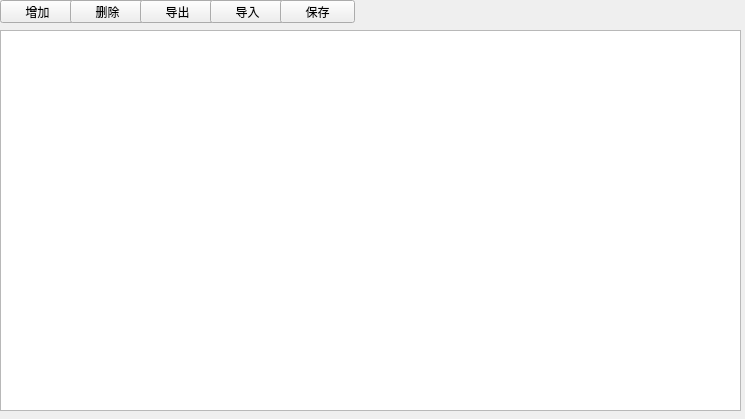
<?xml version="1.0" encoding="UTF-8"?>
<ui version="4.0">
 <class>Step7_2</class>
 <widget class="QWidget" name="Step7_2">
  <property name="geometry">
   <rect>
    <x>0</x>
    <y>0</y>
    <width>745</width>
    <height>419</height>
   </rect>
  </property>
  <property name="windowTitle">
   <string>Form</string>
  </property>
  <widget class="QTableWidget" name="qTableWidget">
   <property name="geometry">
    <rect>
     <x>0</x>
     <y>30</y>
     <width>741</width>
     <height>381</height>
    </rect>
   </property>
  </widget>
  <widget class="QPushButton" name="pushButton">
   <property name="geometry">
    <rect>
     <x>0</x>
     <y>0</y>
     <width>75</width>
     <height>23</height>
    </rect>
   </property>
   <property name="text">
    <string>增加</string>
   </property>
  </widget>
  <widget class="QPushButton" name="pushButton_2">
   <property name="geometry">
    <rect>
     <x>70</x>
     <y>0</y>
     <width>75</width>
     <height>23</height>
    </rect>
   </property>
   <property name="text">
    <string>删除</string>
   </property>
  </widget>
  <widget class="QPushButton" name="pushButton_3">
   <property name="geometry">
    <rect>
     <x>140</x>
     <y>0</y>
     <width>75</width>
     <height>23</height>
    </rect>
   </property>
   <property name="text">
    <string>导出</string>
   </property>
  </widget>
  <widget class="QPushButton" name="pushButton_4">
   <property name="geometry">
    <rect>
     <x>210</x>
     <y>0</y>
     <width>75</width>
     <height>23</height>
    </rect>
   </property>
   <property name="text">
    <string>导入</string>
   </property>
  </widget>
  <widget class="QPushButton" name="pushButton_5">
   <property name="geometry">
    <rect>
     <x>280</x>
     <y>0</y>
     <width>75</width>
     <height>23</height>
    </rect>
   </property>
   <property name="text">
    <string>保存</string>
   </property>
  </widget>
 </widget>
 <resources/>
 <connections/>
</ui>
